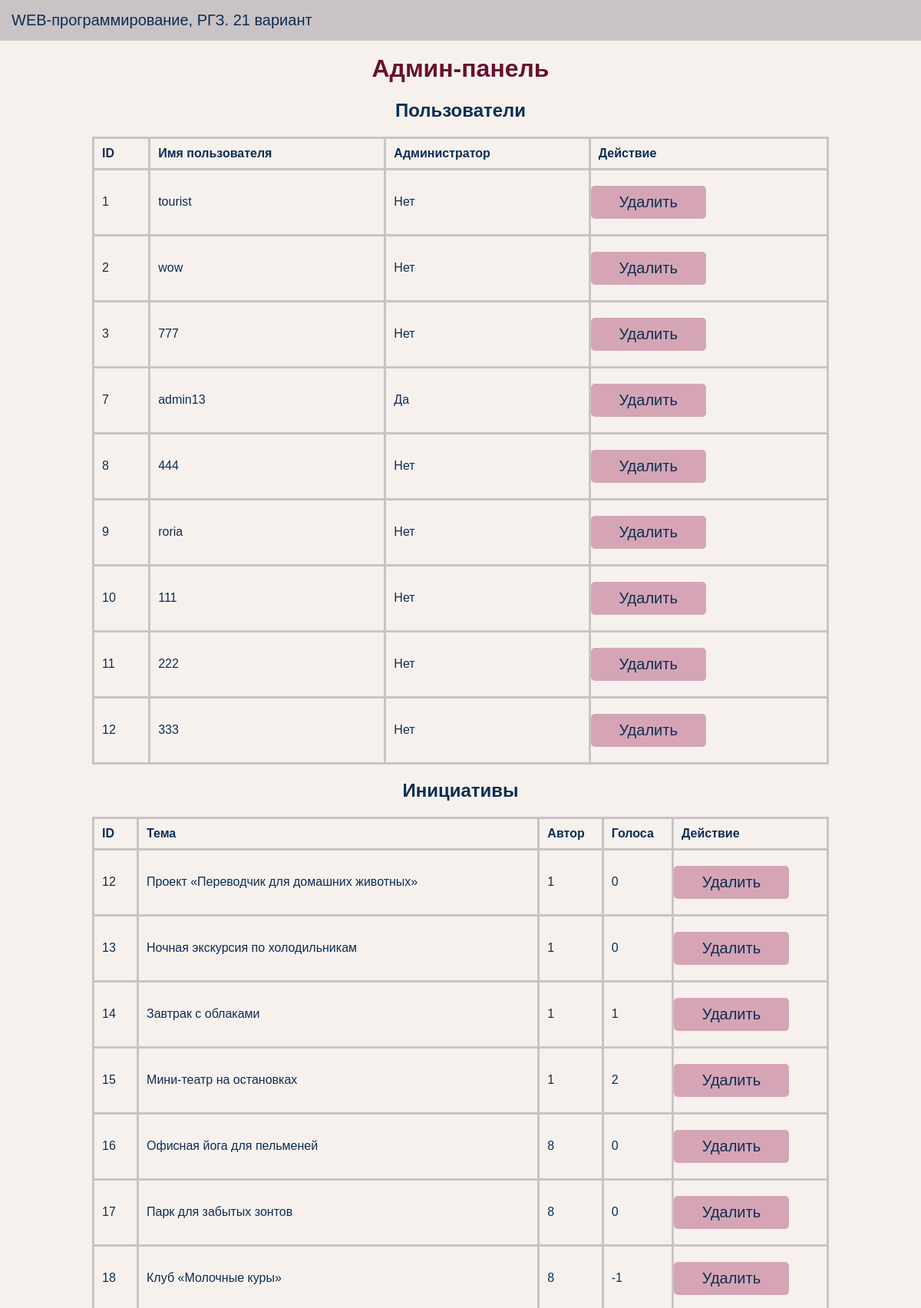
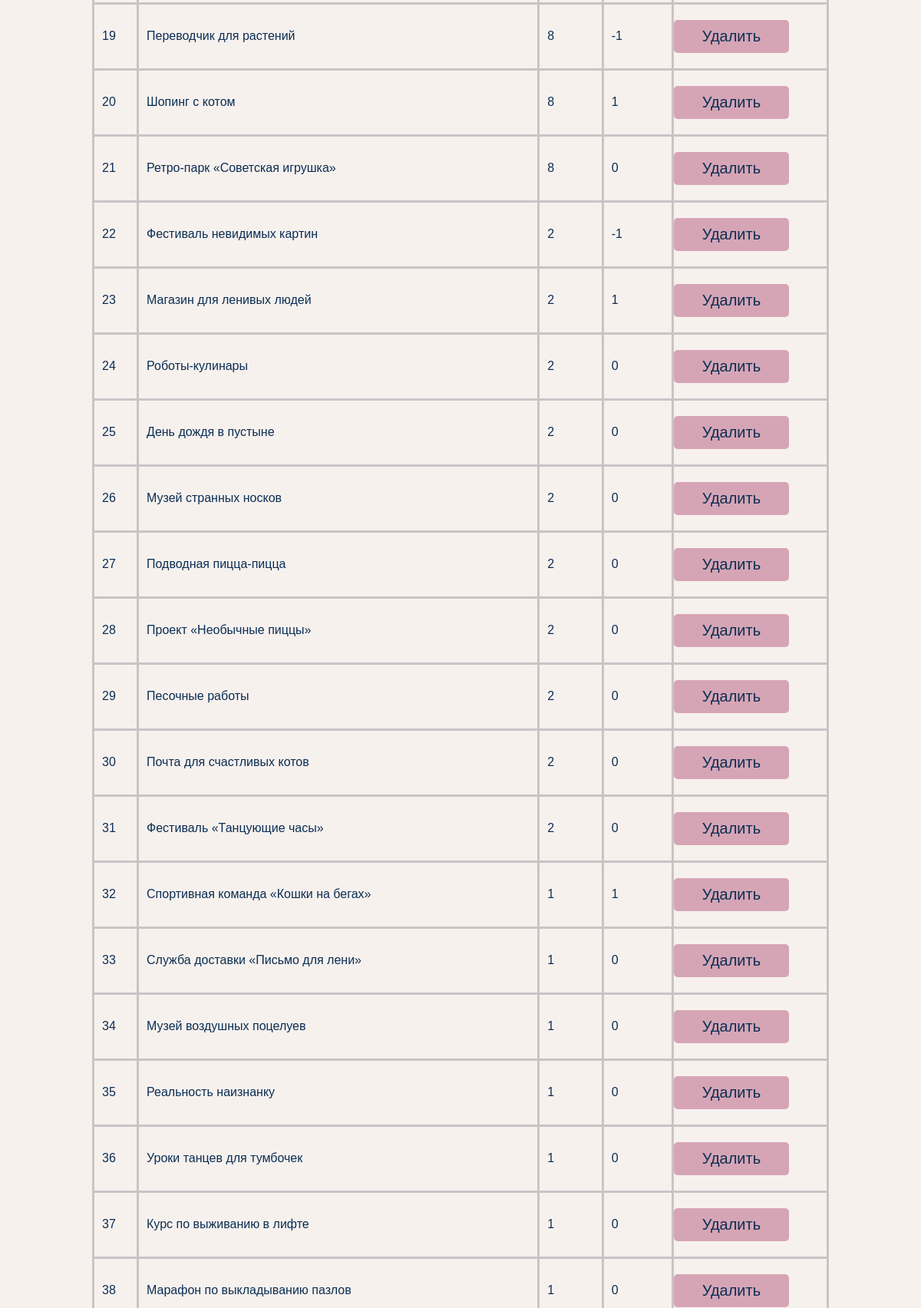
The page /admin (signed in, upper part) on the database its author committed (2 pictures, top to bottom).
### tables this page shows
CREATE TABLE users (
            id INTEGER PRIMARY KEY AUTOINCREMENT,
            username TEXT NOT NULL UNIQUE,
            password TEXT NOT NULL,
            is_admin INTEGER DEFAULT 0
        );

CREATE TABLE initiatives (
            id INTEGER PRIMARY KEY AUTOINCREMENT,
            title TEXT NOT NULL,
            content TEXT NOT NULL,
            created_at DATETIME DEFAULT CURRENT_TIMESTAMP,
            author_id INTEGER,
            votes INTEGER DEFAULT 0,
            FOREIGN KEY(author_id) REFERENCES users(id)
        );

### app.py (the view, shortened to what this page needs)
@app.route('/admin', methods=['GET', 'POST'])
def admin_panel():
    if not session.get('is_admin'):
        flash('Доступ запрещен.', 'danger')
        return redirect(url_for('index'))
    with get_db() as db:
        users = db.execute('SELECT * FROM users').fetchall()
        initiatives = db.execute('SELECT * FROM initiatives').fetchall()
    return render_template('admin_panel.html', users=users, initiatives=initiatives)

### app.py (called while the page is built)
def get_db():
    conn = sqlite3.connect(DATABASE)
    conn.row_factory = sqlite3.Row
    return conn

### templates/admin_panel.html (shortened to what this page needs)
{% extends 'base.html' %}
{% block main %}
<h1>Админ-панель</h1>
<h2>Пользователи</h2>
<table border="1">
    <thead>
        <tr>
            <th>ID</th>
            <th>Имя пользователя</th>
            <th>Администратор</th>
            <th>Действие</th>
        </tr>
    </thead>
    <tbody>
        {% for user in users %}
        <tr>
            <td>{{ user['id'] }}</td>
            <td>{{ user['username'] }}</td>
            <td>{{ 'Да' if user['is_admin'] else 'Нет' }}</td>
            <td>
                <form method="POST" action="{{ url_for('admin_panel') }}" style="width:150px">
                    <button type="submit" class="button">Удалить</button>
                </form>
            </td>
        </tr>
        {% endfor %}
    </tbody>
</table>
<h2>Инициативы</h2>
<table border="1">
    <thead>
        <tr>
            <th>ID</th>
            <th>Тема</th>
            <th>Автор</th>
            <th>Голоса</th>
            <th>Действие</th>
        </tr>
    </thead>
    <tbody>
        {% for initiative in initiatives %}
        <tr>
            <td>{{ initiative['id'] }}</td>
            <td>{{ initiative['title'] }}</td>
            <td>{{ initiative['author_id'] }}</td>
            <td>{{ initiative['votes'] }}</td>
            <td>
                <form method="POST" action="{{ url_for('admin_panel') }}" style="width:150px">
                    <button type="submit" class="button">Удалить</button>
                </form>
            </td>
        </tr>
        {% endfor %}
    </tbody>
</table>
{% endblock %}

### static/main.css (style rules this page uses)
body { font-family: Arial, sans-serif; margin: 0; padding: 0; background-color: #f7f1ee; }
h1, h2 { text-align: center; }
h1 { color: #67122f; }
.form input, form textarea, form button { display: block; width: 100%; margin-bottom: 10px; }
table { width: 80%; margin: 20px auto; border-collapse: collapse; }
table, th, td { border: 3px solid #cac3c6; }
th, td { padding: 10px; text-align: left; }
button { display: block; padding: 10px 20px; background-color: #d6a5b5; color:#0b2e53; text-align: center; text-decoration: none; font-size: 20px; border-radius: 5px; border: none; float: right; margin: 10px; cursor: pointer; }

### rows shown on the page
users: id "1", username "tourist", is_admin "Нет"
users: id "2", username "wow", is_admin "Нет"
users: id "3", username "777", is_admin "Нет"
users: id "7", username "admin13", is_admin "Да"
users: id "8", username "444", is_admin "Нет"
users: id "9", username "roria", is_admin "Нет"
users: id "10", username "111", is_admin "Нет"
users: id "11", username "222", is_admin "Нет"
users: id "12", username "333", is_admin "Нет"
initiatives: id "12", title "Проект «Переводчик для домашних животных»", author_id "1", votes "0"
initiatives: id "13", title "Ночная экскурсия по холодильникам", author_id "1", votes "0"
initiatives: id "14", title "Завтрак с облаками", author_id "1", votes "1"
initiatives: id "15", title "Мини-театр на остановках", author_id "1", votes "2"
initiatives: id "16", title "Офисная йога для пельменей", author_id "8", votes "0"
initiatives: id "17", title "Парк для забытых зонтов", author_id "8", votes "0"
initiatives: id "18", title "Клуб «Молочные куры»", author_id "8", votes "-1"
initiatives: id "19", title "Переводчик для растений", author_id "8", votes "-1"
initiatives: id "20", title "Шопинг с котом", author_id "8", votes "1"
initiatives: id "21", title "Ретро-парк «Советская игрушка»", author_id "8", votes "0"
initiatives: id "22", title "Фестиваль невидимых картин", author_id "2", votes "-1"
initiatives: id "23", title "Магазин для ленивых людей", author_id "2", votes "1"
initiatives: id "24", title "Роботы-кулинары", author_id "2", votes "0"
initiatives: id "25", title "День дождя в пустыне", author_id "2", votes "0"
initiatives: id "26", title "Музей странных носков", author_id "2", votes "0"
initiatives: id "27", title "Подводная пицца-пицца", author_id "2", votes "0"
initiatives: id "28", title "Проект «Необычные пиццы»", author_id "2", votes "0"
initiatives: id "29", title "Песочные работы", author_id "2", votes "0"
initiatives: id "30", title "Почта для счастливых котов", author_id "2", votes "0"
initiatives: id "31", title "Фестиваль «Танцующие часы»", author_id "2", votes "0"
initiatives: id "32", title "Спортивная команда «Кошки на бегах»", author_id "1", votes "1"
initiatives: id "33", title "Служба доставки «Письмо для лени»", author_id "1", votes "0"
initiatives: id "34", title "Музей воздушных поцелуев", author_id "1", votes "0"
initiatives: id "35", title "Реальность наизнанку", author_id "1", votes "0"
initiatives: id "36", title "Уроки танцев для тумбочек", author_id "1", votes "0"
initiatives: id "37", title "Курс по выживанию в лифте", author_id "1", votes "0"
initiatives: id "38", title "Марафон по выкладыванию пазлов", author_id "1", votes "0"
